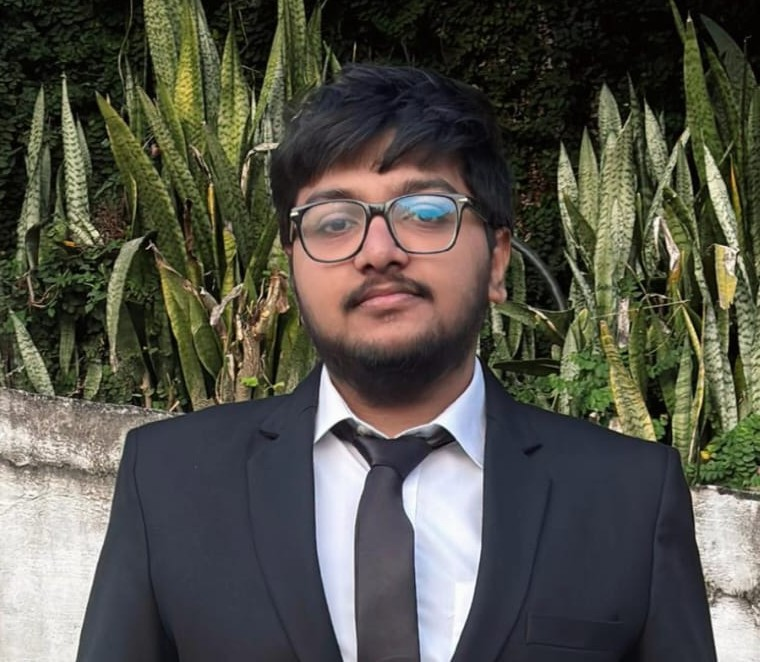
#> input picture all methods/test_image.jpeg, 760 x 662 px
$ python arnold.py
#> lines starting #> are read from the running program, lines starting #| are printed output that depends on the picture
import numpy as np
import cv2
import matplotlib.pyplot as plt

def arnold_transform(img, iterations):
    """Applies the Arnold transform (scrambling) to a square image."""
    N = img.shape[0]
    scrambled_img = img.copy()
    for _ in range(iterations):
        temp_img = scrambled_img.copy()
        for x in range(N):
            for y in range(N):
                x_new = (x + y) % N
                y_new = (x + 2 * y) % N
                scrambled_img[x_new, y_new] = temp_img[x, y]
    return scrambled_img

def inverse_arnold_transform(img, iterations):
    """Applies the inverse Arnold transform (descrambling) to a square image."""
    N = img.shape[0]
    descrambled_img = img.copy()
    for _ in range(iterations):
        temp_img = descrambled_img.copy()
        for x in range(N):
            for y in range(N):
                x_new = (2 * x - y) % N
                y_new = (-x + y) % N
                descrambled_img[x_new, y_new] = temp_img[x, y]
    return descrambled_img

def main():
    # Load and preprocess image
    img = cv2.imread('test_image.jpeg', cv2.IMREAD_GRAYSCALE)
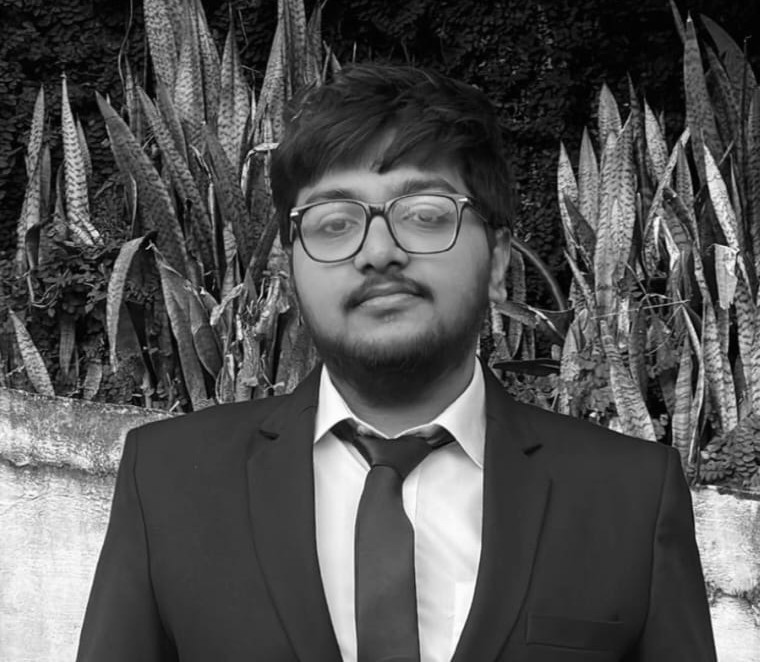
#> img: shape (662, 760); min 0, max 255, mean 82.3
    if img is None:
        raise FileNotFoundError("Image not found. Make sure 'test_image.jpg' is in the current directory.")

    # Resize to square
    N = min(img.shape[:2])
#> N = 662
    img = cv2.resize(img, (N, N))
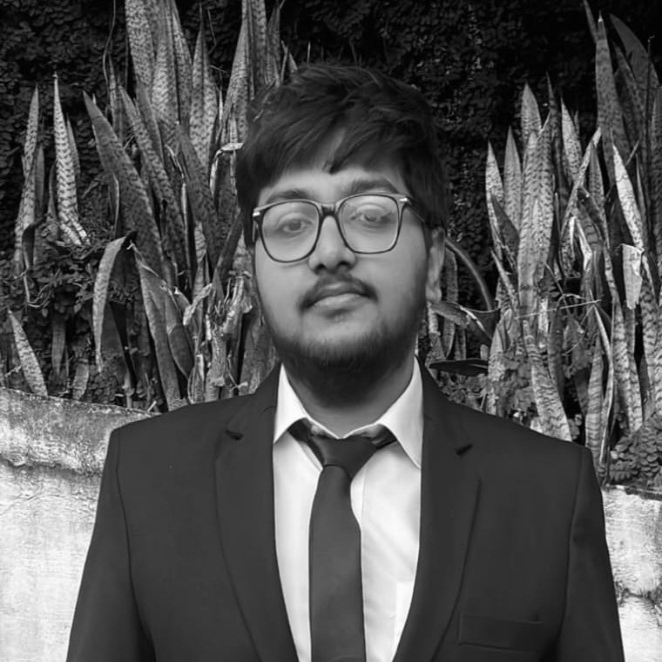
#> img: shape (662, 662); min 0, max 255, mean 82.3

    iterations = 10

    # Apply Arnold Transform
    scrambled = arnold_transform(img, iterations)
#> the loop in arnold_transform, `for _ in range(iterations):` made 10 passes
#> pass 2, in arnold_transform, `temp_img = scrambled_img.copy()`:
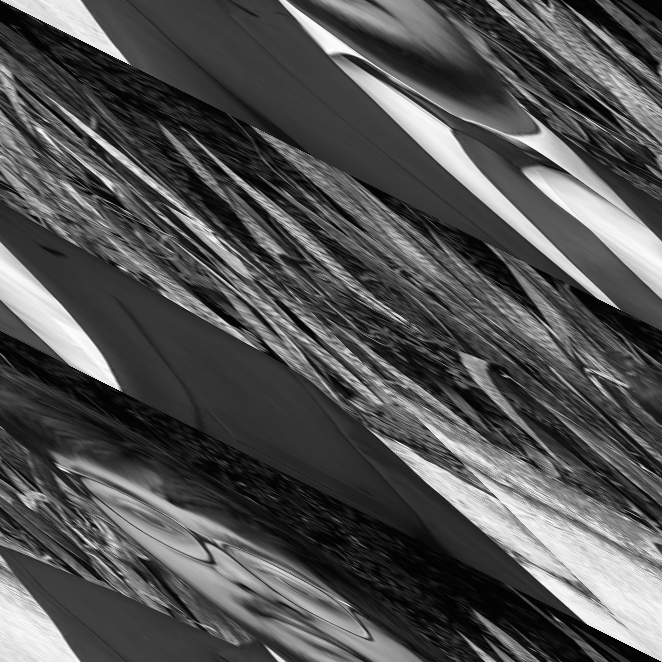
#> temp_img: shape (662, 662); min 0, max 255, mean 82.3
#> pass 3, in arnold_transform, `temp_img = scrambled_img.copy()`:
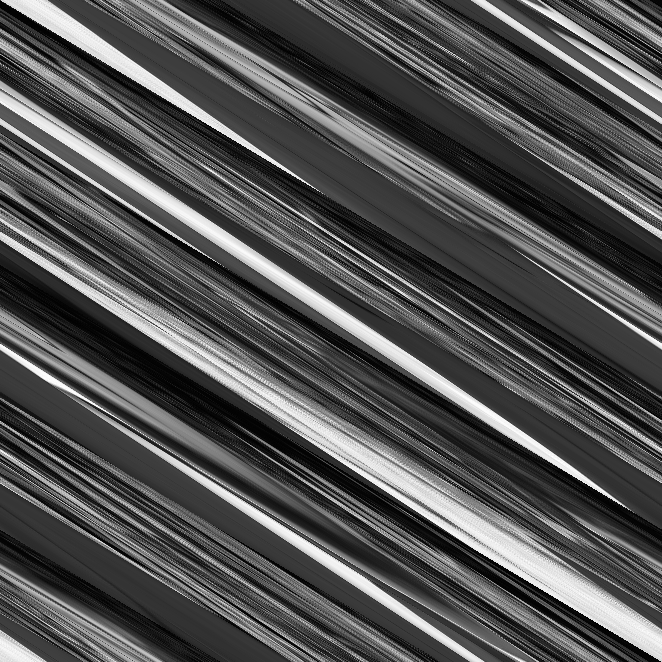
#> temp_img: shape (662, 662); min 0, max 255, mean 82.3
#> after the loop in arnold_transform, `for _ in range(iterations):`:
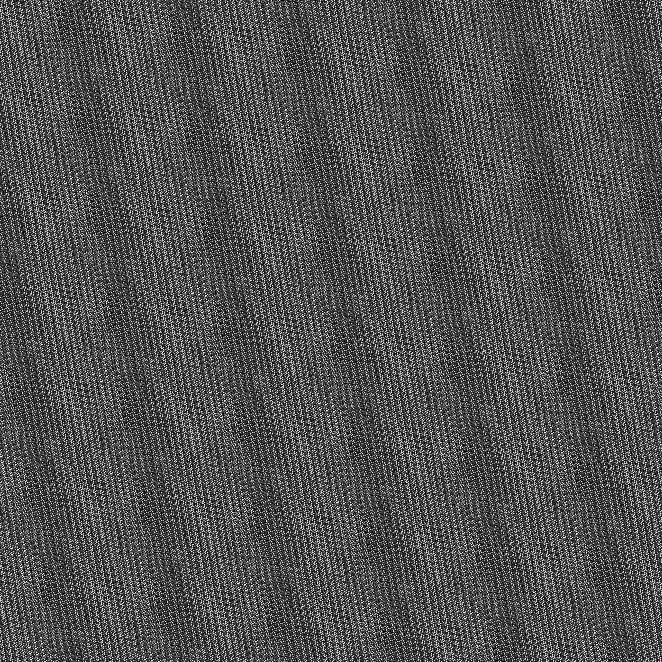
#> scrambled_img: shape (662, 662); min 0, max 255, mean 82.3

    # Apply Inverse Arnold Transform
    descrambled = inverse_arnold_transform(scrambled, iterations)
#> the loop in inverse_arnold_transform, `for _ in range(iterations):` made 10 passes
#> pass 2, in inverse_arnold_transform, `temp_img = descrambled_img.copy()`:
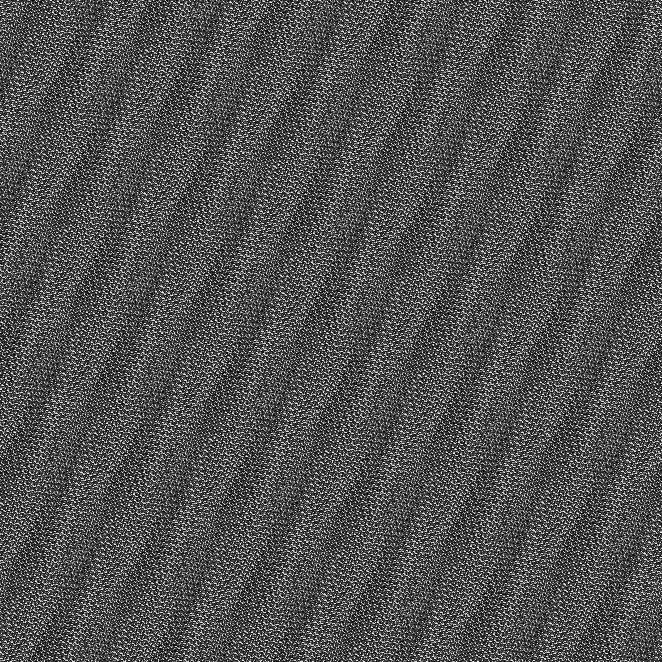
#> temp_img: shape (662, 662); min 0, max 255, mean 82.3
#> pass 3, in inverse_arnold_transform, `temp_img = descrambled_img.copy()`:
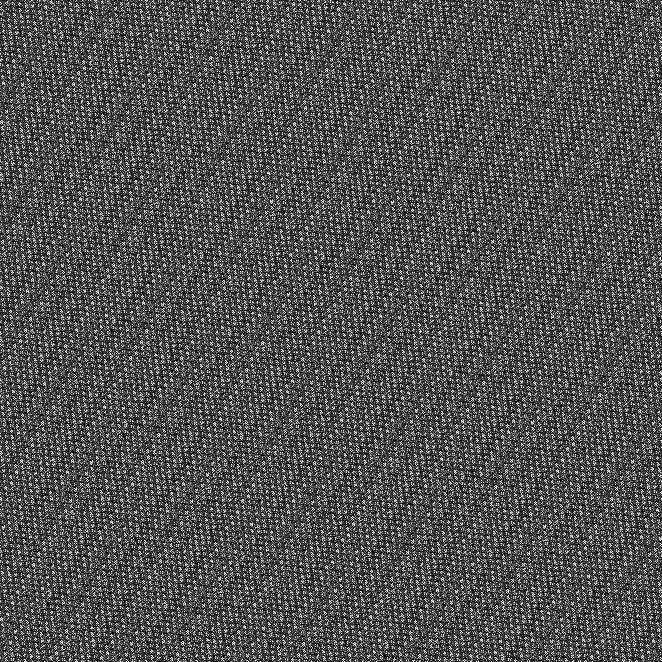
#> temp_img: shape (662, 662); min 0, max 255, mean 82.3

    # Display Results
    plt.figure(figsize=(12, 4))
    plt.subplot(1, 3, 1)
    plt.title("Original")
    plt.imshow(img, cmap='gray')
    plt.axis('off')

    plt.subplot(1, 3, 2)
    plt.title(f"Scrambled ({iterations} iters)")
    plt.imshow(scrambled, cmap='gray')
    plt.axis('off')

    plt.subplot(1, 3, 3)
    plt.title("Descrambled")
    plt.imshow(descrambled, cmap='gray')
    plt.axis('off')

    plt.tight_layout()
    plt.show()

if __name__ == "__main__":
    main()
